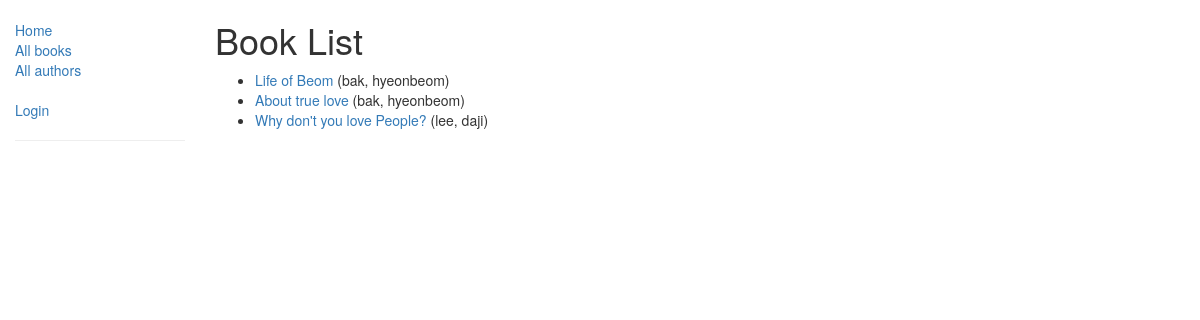
/catalog/books/, run on the app's committed database.
### catalog/models.py (models this page shows, shortened)
class Book(models.Model):
    title = models.CharField(max_length=200)
    author = models.ForeignKey('Author', on_delete=models.SET_NULL, null=True)
    summary = models.TextField(max_length=1000, help_text='Enter a brief description of the book.')
    isbn = models.CharField('ISBN', max_length=13, help_text='13 Character <a href="https://www.isbn-international.org/content/what-isbn">ISBN number</a>')
    genre = models.ManyToManyField(Genre, help_text="Select a genre for this book.")
    def get_absolute_url(self):
        return reverse('book-detail', args=[str(self.id)])
    def display_genre(self):
        return ', '.join([genre.name for genre in self.genre.all()[:3]])
    display_genre.short_description = 'Genre'

class Author(models.Model):
    first_name = models.CharField(max_length=100)
    last_name = models.CharField(max_length=100)
    date_of_birth = models.DateField(null=True, blank=True)
    date_of_death = models.DateField('Died', null=True, blank=True)
    class Meta:
        ordering = ["last_name", "first_name"]
    def __str__(self):
        return '{0}, {1}'.format(self.last_name, self.first_name)

### catalog/views.py (the view)
# urls.py: path('books/', views.BookListView.as_view(), name='books'),
class BookListView(generic.ListView):
    model = Book
    paginate_by = 10
    context_object_name = 'book_list'
    queryset = Book.objects.all()
    template_name = 'book_list.html'

### catalog/templates/catalog/book_list.html
{% extends "base_generic.html" %}
{% block content %}
    <h1>Book List</h1>
    {% if book_list %}
    <ul>
        {% for book in book_list %}
        <li>
            <a href="{{ book.get_absolute_url }}">{{ book.title }}</a> ({{book.author}})
        </li>
        {% endfor %}
    </ul>
    {% else %}
        <p>There are no books in the library.</p>
    {% endif %}
{% endblock %}

### data on the page
Book: title "Life of Beom", author "bak, hyeonbeom"
Book: title "About true love", author "bak, hyeonbeom"
Book: title "Why don't you love People?", author "lee, daji"
